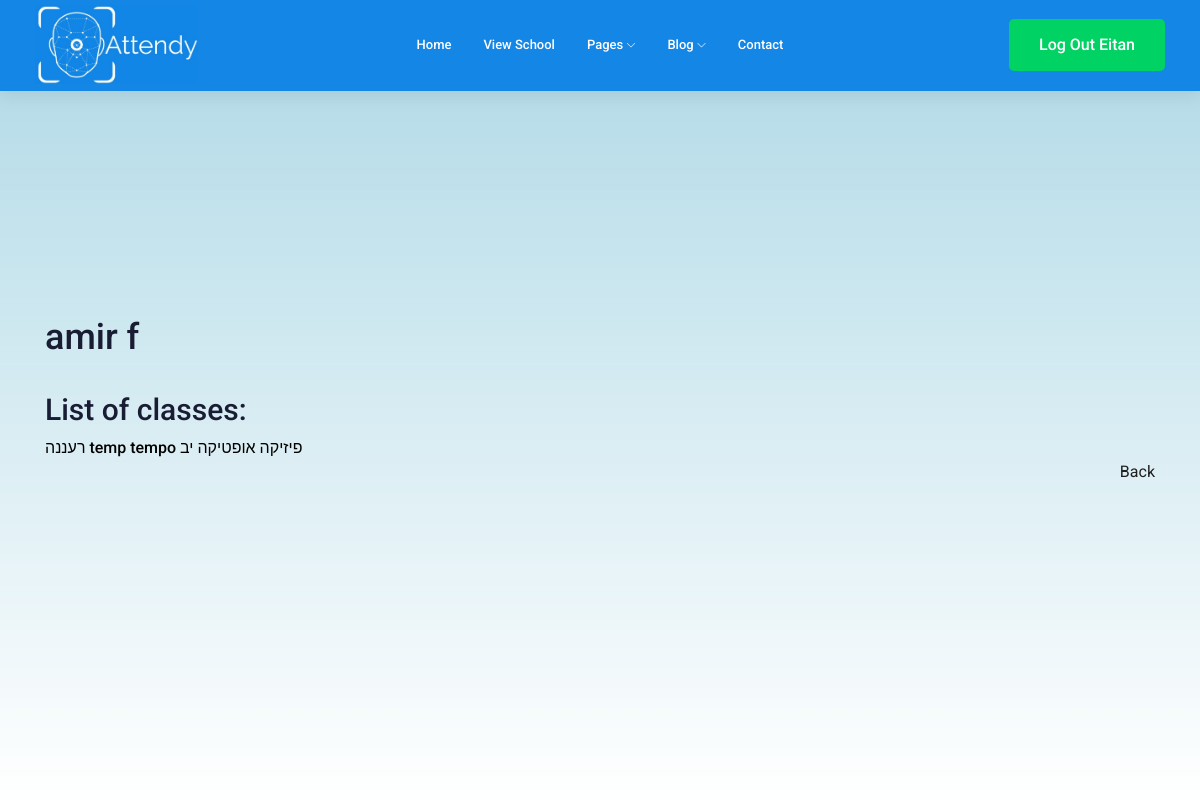
Before: /view_teacher/1/ (signed in) with the older database file.
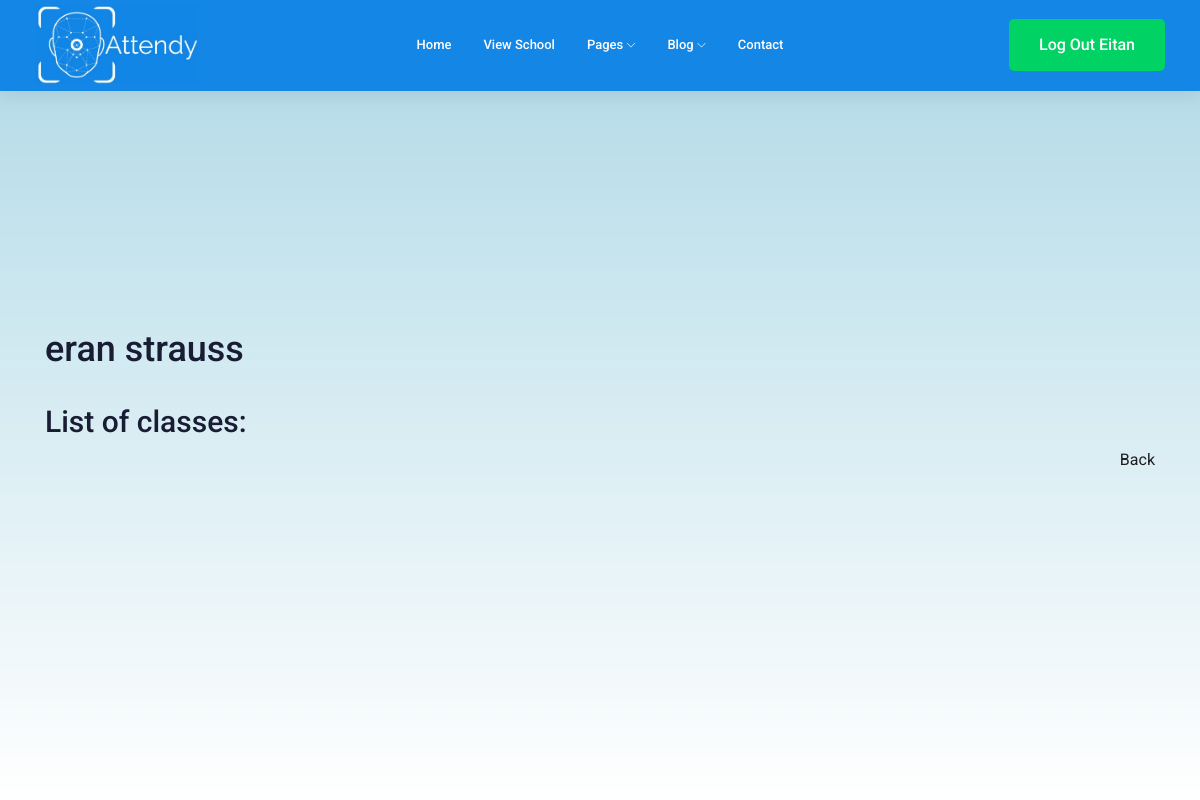
After: the same page with the newer database file.
### main/models.py (models this page shows, shortened)
class Teacher(models.Model):
    username = models.CharField(max_length=200, default='not set yet')
    name = models.CharField(max_length=200)
    id = models.AutoField(primary_key=True)
    is_admin = models.BooleanField(default=False)
    school = models.ForeignKey(School, default=0, on_delete=models.SET_DEFAULT)

class Class(models.Model):
    name = models.CharField(max_length=200)
    id = models.AutoField(primary_key=True)
    teacher = models.ForeignKey(Teacher, default=0, on_delete=models.SET_DEFAULT)
    student_list = models.CharField(max_length=1000, default='', blank=True)
    class Meta:
        verbose_name_plural = 'Classes'

### main/views.py (the view)
# urls.py: path('view_teacher/<int:teacher_id>/', views.view_teacher, name='view teacher'),
def view_teacher(request, teacher_id):
    if request.user.is_authenticated:
        teacher = Teacher.objects.filter(id=teacher_id)[0]
        classes = Class.objects.filter(teacher=teacher).all()
        return render(request=request, template_name='main/view_teacher.html',
                      context={'classes': classes, 'teacher': teacher})
    else:
        return redirect('main:landing page')

### main/templates/main/view_teacher.html (shortened to what this page needs)
<!DOCTYPE html>
<html lang="en">
<head>
    {% extends "main/header.html" %}
{% block content %}
<br>
<div class="container">
    <section class="hero is-primary">
        <div class="hero-body">
            <h1 class="title">{{teacher.name}}</h1>
        </div>
    </section>
    <br>
    <h2 class="subtitle">List of classes:</h2>
    <div class="list is-hoverable">
        {% for class in classes %}
        <a style="color:black; font-weight: 500;font-family: 'Roboto', sans-serif;" class="list-item"
           href="/view_teacher_class_for_admin/{{teacher.id}}/{{class.id}}">{{class.name}}</a>
        {% endfor %}
    </div>
    <a style="float:right;" class="tag is-info is-large is-light" href="/">Back</a>
</div>
{% endblock %}

### main/templates/main/header.html (shortened to what this page needs)
<!DOCTYPE html>
<html lang="en">
<head>
    <link rel="stylesheet" href="/static/css/bootstrap.min.css" type="text/css">
    <link rel="stylesheet" href="/static/css/owl.carousel.min.css" type="text/css">
    <link rel="stylesheet" href="/static/css/magnific-popup.css" type="text/css">
    <link rel="stylesheet" href="/static/css/font-awesome.min.css" type="text/css">
    <link rel="stylesheet" href="/static/css/themify-icons.css" type="text/css">
    <link rel="stylesheet" href="/static/css/nice-select.css" type="text/css">
    <link rel="stylesheet" href="/static/css/flaticon.css" type="text/css">
    <link rel="stylesheet" href="/static/css/gijgo.css" type="text/css">
    <link rel="stylesheet" href="/static/css/animate.min.css" type="text/css">
    <link rel="stylesheet" href="/static/css/slicknav.css" type="text/css">
<link rel="stylesheet" type="text/css" href="https://cdn.jsdelivr.net/npm/css-toggle-switch@latest/dist/toggle-switch.css" />
    <link rel="stylesheet" href="/static/css/style.css" type="text/css">
        <link rel="stylesheet" href="https://use.fontawesome.com/releases/v5.3.1/css/all.css">
</head>
<body>
<header>
    <div class="header-area ">
        <div id="sticky-header" class="main-header-area sticky">
            <div class="container-fluid ">
                <div class="header_bottom_border">
                    <div class="row align-items-center">
                        <div class="col-xl-3 col-lg-2">
                            <div style="logo">
                                <a href="">
                                    <img style="max-width:163px;" src="/static/img/logo.jpeg" alt="">
                                </a>
                            </div>
                        </div>
                        <div class="col-xl-6 col-lg-7">
                            <div class="main-menu  d-none d-lg-block">
                                <nav>
                                    <ul id="navigation">
                                        <li><a href="/">home</a></li>
                                        <li><a href="/view_school">View School</a></li>
                                        <li><a href="#">pages <i class="ti-angle-down"></i></a>
                                        </li>
                                        <li><a href="#">blog <i class="ti-angle-down"></i></a>
                                        </li>
                                        <li><a href="contact.html">Contact</a></li>
                                    </ul>
                                </nav>
                            </div>
                        </div>
                        <div class="col-xl-3 col-lg-3 d-none d-lg-block">
                            <div class="Appointment">
                                {% if request.user.is_authenticated %}
                                <div class="d-none d-lg-block">
                                    <a class="boxed-btn3" href="/logout">Log out {{request.user.username}}</a>
                                </div>
                                {% endif %}
                            </div>
                        </div>
                        <div class="col-12">
                        </div>
                    </div>
                </div>
            </div>
        </div>
    </div>
</header>
<div class="slider_area">
    <div class="single_slider  d-flex align-items-center slider_bg_1" style=" height: 100vh;;">
        {% block content %}{% endblock %}
    </div>
</div>
</body>
</html>

Changed rows visible on the page:
removed Class: name "רעננה"
removed Class: name "temp"
removed Class: name "tempo"
removed Class: name "פיזיקה"
removed Class: name "אופטיקה יב"
changed Teacher: name "amir f" → "eran strauss"
